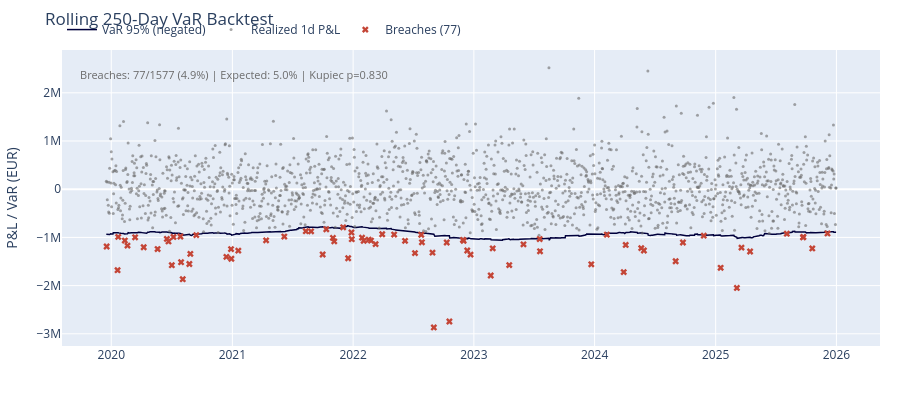

The cell this chart's notebook holds for it:
### Markdown cell above
## 4. Rolling 250-Day VaR Backtest

A 250-day rolling window backtest: at each date, we fit a t-copula on the
trailing 250 days, simulate the VaR, and compare with the next day's
realized P&L. Breaches (realized loss > VaR estimate) are marked in red.

The Kupiec test evaluates whether the observed breach rate matches the
expected rate. A p-value below 0.05 suggests the VaR model is
mis-specified — either too conservative or too aggressive.

### Code cell
ROLLING_WINDOW = 250
roll_df = compute_rolling_var(aligned_rets, positions, ROLLING_WINDOW, copula_fit_fn=fit_t_copula)

roll_df["breach"] = roll_df["realized_pnl"] < -roll_df["var_95"]
breach_count = int(roll_df["breach"].sum())
total_obs = len(roll_df)
breach_rate = breach_count / total_obs
expected_rate = 0.05
kupiec = kupiec_test(breach_count, total_obs, 0.95)

fig4 = go.Figure()
fig4.add_trace(go.Scatter(
    x=roll_df["date"], y=-roll_df["var_95"],
    mode="lines", name="VaR 95% (negated)",
    line=dict(color=NAVY, width=1.5),
))
fig4.add_trace(go.Scatter(
    x=roll_df["date"], y=roll_df["realized_pnl"],
    mode="markers",
    marker=dict(
        size=3,
        color=[RED if b else GRAY for b in roll_df["breach"]],
        opacity=0.6,
    ),
    name="Realized 1d P&L",
))
# Mark breach points explicitly
breaches = roll_df[roll_df["breach"]]
if len(breaches) > 0:
    fig4.add_trace(go.Scatter(
        x=breaches["date"], y=breaches["realized_pnl"],
        mode="markers",
        marker=dict(color=RED, size=6, symbol="x"),
        name=f"Breaches ({breach_count})",
    ))

fig4.add_annotation(
    xref="paper", yref="paper", x=0.02, y=0.95,
    text=f"Breaches: {breach_count}/{total_obs} ({breach_rate:.1%}) | Expected: {expected_rate:.1%} | Kupiec p={kupiec['p_value']:.3f}",
    showarrow=False, font=dict(color=GRAY, size=11),
)

fig4.update_layout(
    title=f"Rolling {ROLLING_WINDOW}-Day VaR Backtest",
    height=400, margin=dict(l=40, r=20, t=50, b=40),
    xaxis_title="", yaxis_title="P&L / VaR (EUR)",
    legend=dict(orientation="h", yanchor="bottom", y=1.02),
    hovermode="x unified",
)
fig4.show()

print(f"Breach count:      {breach_count} / {total_obs}")
print(f"Breach rate:       {breach_rate:.3%}")
print(f"Expected (95% CI): 5.00%")
print(f"Kupiec LR stat:    {kupiec['lr_stat']:.3f}")
print(f"Kupiec p-value:    {kupiec['p_value']:.4f}")
print(f"Model assessment:  {'PASS' if kupiec['p_value'] > 0.05 else 'FAIL — model mis-specified'}")

### Figure 1 — Plotly figure (JSON) as saved in the notebook; plotly's stock layout.template omitted (floating-point values rounded to 4 significant figures; data arrays with more than 128 entries replaced by an {"elided": "..."} marker saying what was removed)
{"data": [{"line": {"color": "#00003C", "width": 1.5}, "mode": "lines", "name": "VaR 95% (negated)", "type": "scatter", "x": {"elided": "1577 str values"}, "y": {"elided": "1577 float values"}}, {"marker": {"color": {"elided": "1577 str values"}, "opacity": 0.6, "size": 3}, "mode": "markers", "name": "Realized 1d P&L", "type": "scatter", "x": {"elided": "1577 str values"}, "y": {"elided": "1577 float values"}}, {"marker": {"color": "#C44536", "size": 6, "symbol": "x"}, "mode": "markers", "name": "Breaches (77)", "type": "scatter", "x": ["2019-12-18T00:00:00", "2020-01-20T00:00:00", "2020-01-22T00:00:00", "2020-02-11T00:00:00", "2020-02-19T00:00:00", "2020-03-13T00:00:00", "2020-04-08T00:00:00", "2020-05-20T00:00:00", "2020-06-17T00:00:00", "2020-06-22T00:00:00", "2020-07-02T00:00:00", "2020-07-07T00:00:00", "2020-07-28T00:00:00", "2020-07-30T00:00:00", "2020-08-04T00:00:00", "2020-08-24T00:00:00", "2020-08-27T00:00:00", "2020-09-14T00:00:00", "2020-12-14T00:00:00", "2020-12-28T00:00:00", "2020-12-29T00:00:00", "2021-01-19T00:00:00", "2021-04-13T00:00:00", "2021-06-07T00:00:00", "2021-08-11T00:00:00", "2021-08-27T00:00:00", "2021-10-01T00:00:00", "2021-10-12T00:00:00", "2021-11-01T00:00:00", "2021-11-05T00:00:00", "2021-12-02T00:00:00", "2021-12-17T00:00:00", "2021-12-27T00:00:00", "2021-12-28T00:00:00", "2022-01-28T00:00:00", "2022-02-02T00:00:00", "2022-02-17T00:00:00", "2022-02-24T00:00:00", "2022-03-10T00:00:00", "2022-03-30T00:00:00", "2022-05-05T00:00:00", "2022-06-07T00:00:00", "2022-07-07T00:00:00", "2022-07-26T00:00:00", "2022-07-28T00:00:00", "2022-08-29T00:00:00", "2022-09-02T00:00:00", "2022-10-11T00:00:00", "2022-10-19T00:00:00", "2022-11-29T00:00:00", "2022-12-01T00:00:00", "2022-12-12T00:00:00", "2022-12-22T00:00:00", "2023-02-21T00:00:00", "2023-02-27T00:00:00", "2023-04-18T00:00:00", "2023-05-31T00:00:00", "2023-07-19T00:00:00", "2023-07-20T00:00:00", "2023-12-22T00:00:00", "2024-02-07T00:00:00", "2024-03-29T00:00:00", "2024-04-04T00:00:00", "2024-05-21T00:00:00", "2024-05-29T00:00:00", "2024-09-02T00:00:00", "2024-09-24T00:00:00", "2024-11-26T00:00:00", "2025-01-16T00:00:00", "2025-03-06T00:00:00", "2025-03-20T00:00:00", "2025-04-15T00:00:00", "2025-08-04T00:00:00", "2025-09-22T00:00:00", "2025-09-23T00:00:00", "2025-10-20T00:00:00", "2025-12-05T00:00:00"], "y": [-1189000.0, -1680000.0, -989800.0, -1066000.0, -1170000.0, -998000.0, -1204000.0, -1242000.0, -1031000.0, -1084000.0, -1577000.0, -990600.0, -981500.0, -1515000.0, -1867000.0, -1551000.0, -1341000.0, -952800.0, -1403000.0, -1243000.0, -1443000.0, -1274000.0, -1061000.0, -982100.0, -871400.0, -874600.0, -1355000.0, -831100.0, -1010000.0, -1083000.0, -790200.0, -1433000.0, -898300.0, -1037000.0, -1005000.0, -1071000.0, -1047000.0, -1065000.0, -1140000.0, -934200.0, -940900.0, -1072000.0, -1325000.0, -944900.0, -1101000.0, -1316000.0, -2868000.0, -1105000.0, -2745000.0, -1052000.0, -1069000.0, -1272000.0, -1357000.0, -1791000.0, -1227000.0, -1574000.0, -1144000.0, -1034000.0, -1288000.0, -1558000.0, -943900.0, -1720000.0, -1157000.0, -1223000.0, -1272000.0, -1495000.0, -1105000.0, -963700.0, -1631000.0, -2048000.0, -1211000.0, -1293000.0, -923400.0, -1000000.0, -990600.0, -1229000.0, -917500.0]}], "layout": {"annotations": [{"font": {"color": "#6B6B6B", "size": 11}, "showarrow": false, "text": "Breaches: 77/1577 (4.9%) | Expected: 5.0% | Kupiec p=0.830", "x": 0.02, "xref": "paper", "y": 0.95, "yref": "paper"}], "height": 400, "hovermode": "x unified", "legend": {"orientation": "h", "y": 1.02, "yanchor": "bottom"}, "margin": {"b": 40, "l": 40, "r": 20, "t": 50}, "title": {"text": "Rolling 250-Day VaR Backtest"}, "xaxis": {"title": {"text": ""}}, "yaxis": {"title": {"text": "P&L / VaR (EUR)"}}}}
